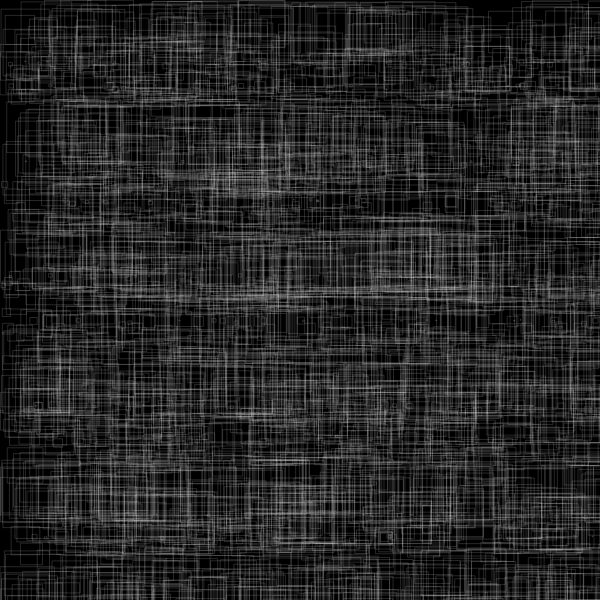
Frame 1 (no input)
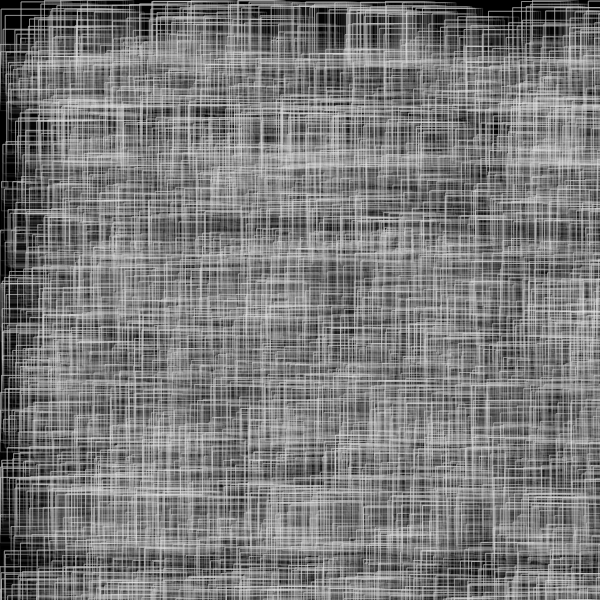
Frame 60 (no input)
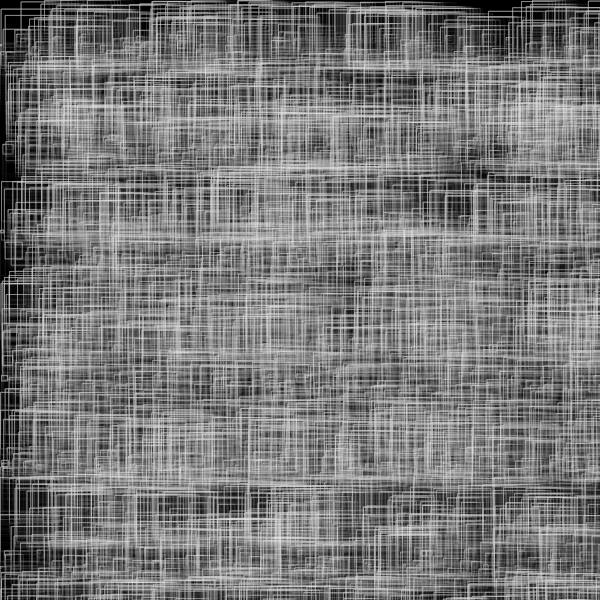
Frame 120 (the mouse pressed at the canvas centre since frame 60)

The p5.js sketch that drew these frames (run headless with seeded random() and noise() and a simulated clock; from frame 60 on, the mouse is pressed at the canvas centre):

// p5.js sketch
// ── sketch.js
//forked from  kyami 

let moverSystems = [];
let num = 10;
let cells, cols, rows;
let offset, margin;
let cellW, cellH;
let bg;
let graphics;


function setup() {
  w = 600;
  var canvas;
    if(windowWidth>=600 && windowHeight >=600){
      canvas = createCanvas(600, 600);
    }
    else{
      canvas = createCanvas(windowWidth, windowHeight - 100);
    }

  var x = (windowWidth - width) / 2;
  var y = (windowHeight - height) / 2;

  canvas.position(x, y);
  background(0);
  noStroke();
}


function draw() {
  let t = frameCount * 0.02;
  randomSeed(3);
  background(0, 40);
  for (let i=0; i < 3000; i++) {
    let x = random(width); let y = random(width);
    let r = width/2 - max(abs(x-width/2),abs(y-width/2));

    for (let j=0; j < 12; j++) {
      let sx = width/2+245*cos(-j*1.2+t);
      let sy = width/2+245*sin(-j*0.52+t);
      let s = 50;
          r = min(r, min(abs(sy-s-y),abs(sy+s-y))-20);
      
    }

    
    r = min(r, abs(width/2-x));
    
    let c = color(255)
    c.setAlpha(8*exp(-r));
    stroke(244, 40)
    noFill();
    rect(x,y,r*3, r*3);
  }
}
